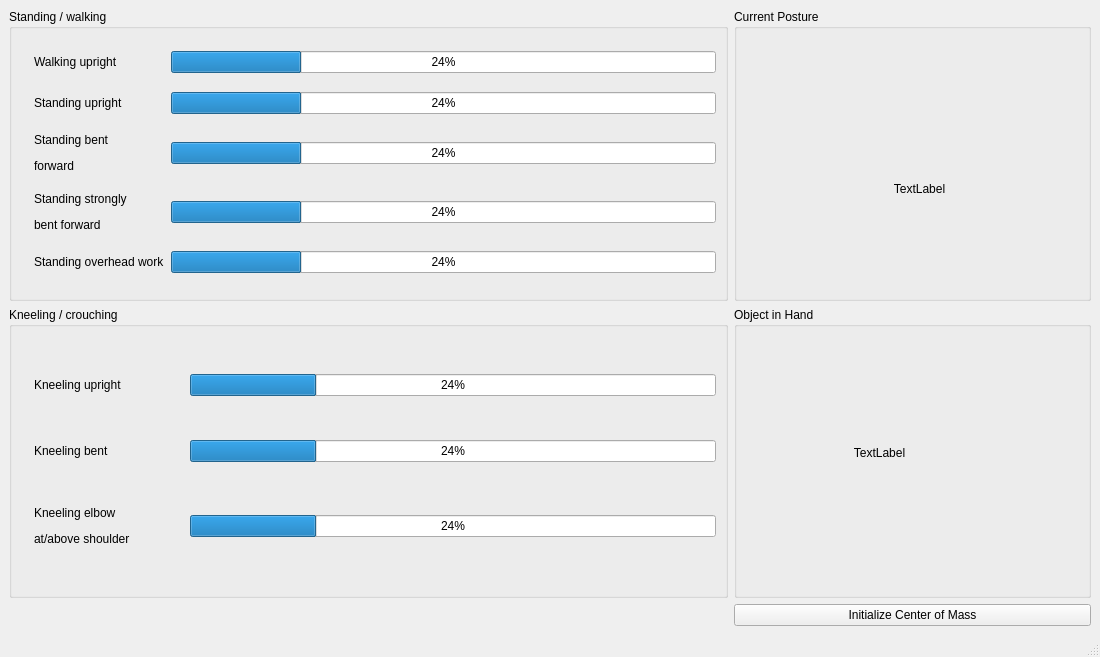
<?xml version="1.0" encoding="UTF-8"?>
<ui version="4.0">
 <class>MainWindow</class>
 <widget class="QMainWindow" name="MainWindow">
  <property name="geometry">
   <rect>
    <x>0</x>
    <y>0</y>
    <width>1100</width>
    <height>657</height>
   </rect>
  </property>
  <property name="sizePolicy">
   <sizepolicy hsizetype="Minimum" vsizetype="Minimum">
    <horstretch>0</horstretch>
    <verstretch>0</verstretch>
   </sizepolicy>
  </property>
  <property name="minimumSize">
   <size>
    <width>400</width>
    <height>400</height>
   </size>
  </property>
  <property name="windowTitle">
   <string>AnDy Activity Recognition</string>
  </property>
  <widget class="QWidget" name="centralwidget">
   <layout class="QGridLayout" name="gridLayout_2">
    <item row="1" column="0" colspan="2">
     <widget class="QGroupBox" name="groupBox_2">
      <property name="sizePolicy">
       <sizepolicy hsizetype="Expanding" vsizetype="Expanding">
        <horstretch>0</horstretch>
        <verstretch>0</verstretch>
       </sizepolicy>
      </property>
      <property name="title">
       <string>Kneeling / crouching</string>
      </property>
      <layout class="QGridLayout" name="gridLayout_3">
       <item row="3" column="3">
        <widget class="QProgressBar" name="kneeling_elbow">
         <property name="value">
          <number>24</number>
         </property>
        </widget>
       </item>
       <item row="1" column="3">
        <widget class="QProgressBar" name="kneeling_upright">
         <property name="value">
          <number>24</number>
         </property>
        </widget>
       </item>
       <item row="1" column="1">
        <widget class="QLabel" name="label_13">
         <property name="minimumSize">
          <size>
           <width>150</width>
           <height>0</height>
          </size>
         </property>
         <property name="text">
          <string>Kneeling upright</string>
         </property>
        </widget>
       </item>
       <item row="1" column="0">
        <widget class="QLabel" name="label_14">
         <property name="text">
          <string/>
         </property>
         <property name="pixmap">
          <pixmap>../../app/figs/kneeling12.png</pixmap>
         </property>
        </widget>
       </item>
       <item row="3" column="1">
        <widget class="QLabel" name="label_18">
         <property name="text">
          <string>&lt;html&gt;&lt;head/&gt;&lt;body&gt;&lt;p&gt;Kneeling elbow&lt;/p&gt;&lt;p&gt;at/above shoulder&lt;/p&gt;&lt;/body&gt;&lt;/html&gt;</string>
         </property>
        </widget>
       </item>
       <item row="2" column="0">
        <widget class="QLabel" name="label_15">
         <property name="text">
          <string/>
         </property>
         <property name="pixmap">
          <pixmap>../../app/figs/kneeling13.png</pixmap>
         </property>
        </widget>
       </item>
       <item row="2" column="3">
        <widget class="QProgressBar" name="kneeling_bent">
         <property name="value">
          <number>24</number>
         </property>
        </widget>
       </item>
       <item row="3" column="0">
        <widget class="QLabel" name="label_16">
         <property name="text">
          <string/>
         </property>
         <property name="pixmap">
          <pixmap>../../app/figs/kneeling14.png</pixmap>
         </property>
        </widget>
       </item>
       <item row="2" column="1">
        <widget class="QLabel" name="label_17">
         <property name="text">
          <string>Kneeling bent</string>
         </property>
        </widget>
       </item>
      </layout>
     </widget>
    </item>
    <item row="0" column="2">
     <widget class="QGroupBox" name="current_porture">
      <property name="title">
       <string>Current Posture</string>
      </property>
      <widget class="QLabel" name="current_activity_image">
       <property name="geometry">
        <rect>
         <x>50</x>
         <y>40</y>
         <width>271</width>
         <height>280</height>
        </rect>
       </property>
       <property name="minimumSize">
        <size>
         <width>50</width>
         <height>50</height>
        </size>
       </property>
       <property name="text">
        <string>TextLabel</string>
       </property>
       <property name="alignment">
        <set>Qt::AlignCenter</set>
       </property>
      </widget>
     </widget>
    </item>
    <item row="0" column="0" colspan="2">
     <widget class="QGroupBox" name="groupBox">
      <property name="sizePolicy">
       <sizepolicy hsizetype="Expanding" vsizetype="Expanding">
        <horstretch>0</horstretch>
        <verstretch>0</verstretch>
       </sizepolicy>
      </property>
      <property name="title">
       <string>Standing / walking</string>
      </property>
      <layout class="QGridLayout" name="gridLayout">
       <item row="3" column="1">
        <widget class="QLabel" name="label_8">
         <property name="text">
          <string>&lt;html&gt;&lt;head/&gt;&lt;body&gt;&lt;p&gt;Standing strongly &lt;/p&gt;&lt;p&gt;bent forward&lt;/p&gt;&lt;/body&gt;&lt;/html&gt;</string>
         </property>
        </widget>
       </item>
       <item row="3" column="2">
        <widget class="QProgressBar" name="standing_strongly_bent">
         <property name="value">
          <number>24</number>
         </property>
        </widget>
       </item>
       <item row="1" column="1">
        <widget class="QLabel" name="label_5">
         <property name="text">
          <string>Standing upright</string>
         </property>
        </widget>
       </item>
       <item row="0" column="1">
        <widget class="QLabel" name="label_4">
         <property name="text">
          <string>Walking upright</string>
         </property>
        </widget>
       </item>
       <item row="0" column="0">
        <widget class="QLabel" name="label_3">
         <property name="text">
          <string/>
         </property>
         <property name="pixmap">
          <pixmap>../../app/figs/walking0.png</pixmap>
         </property>
        </widget>
       </item>
       <item row="2" column="2">
        <widget class="QProgressBar" name="standing_bent_forward">
         <property name="value">
          <number>24</number>
         </property>
        </widget>
       </item>
       <item row="1" column="0">
        <widget class="QLabel" name="label_2">
         <property name="text">
          <string/>
         </property>
         <property name="pixmap">
          <pixmap>../../app/figs/standing2.png</pixmap>
         </property>
        </widget>
       </item>
       <item row="2" column="0">
        <widget class="QLabel" name="label">
         <property name="text">
          <string/>
         </property>
         <property name="pixmap">
          <pixmap>../../app/figs/standing3.png</pixmap>
         </property>
        </widget>
       </item>
       <item row="0" column="2">
        <widget class="QProgressBar" name="walking_upright">
         <property name="value">
          <number>24</number>
         </property>
         <property name="invertedAppearance">
          <bool>false</bool>
         </property>
        </widget>
       </item>
       <item row="1" column="2">
        <widget class="QProgressBar" name="standing_upright">
         <property name="value">
          <number>24</number>
         </property>
        </widget>
       </item>
       <item row="2" column="1">
        <widget class="QLabel" name="label_6">
         <property name="text">
          <string>&lt;html&gt;&lt;head/&gt;&lt;body&gt;&lt;p&gt;Standing bent&lt;/p&gt;&lt;p&gt;forward&lt;/p&gt;&lt;/body&gt;&lt;/html&gt;</string>
         </property>
        </widget>
       </item>
       <item row="3" column="0">
        <widget class="QLabel" name="label_7">
         <property name="text">
          <string/>
         </property>
         <property name="pixmap">
          <pixmap>../../app/figs/standing4.png</pixmap>
         </property>
        </widget>
       </item>
       <item row="4" column="2">
        <widget class="QProgressBar" name="standing_overhead_hands">
         <property name="value">
          <number>24</number>
         </property>
        </widget>
       </item>
       <item row="4" column="0">
        <widget class="QLabel" name="label_11">
         <property name="text">
          <string/>
         </property>
         <property name="pixmap">
          <pixmap>../../app/figs/standing6.png</pixmap>
         </property>
        </widget>
       </item>
       <item row="4" column="1">
        <widget class="QLabel" name="label_12">
         <property name="text">
          <string>&lt;html&gt;&lt;head/&gt;&lt;body&gt;&lt;p&gt;Standing overhead work&lt;/p&gt;&lt;/body&gt;&lt;/html&gt;</string>
         </property>
        </widget>
       </item>
      </layout>
     </widget>
    </item>
    <item row="1" column="2">
     <widget class="QGroupBox" name="detection_object">
      <property name="title">
       <string>Object in Hand</string>
      </property>
      <widget class="QLabel" name="object_in_hand">
       <property name="geometry">
        <rect>
         <x>70</x>
         <y>60</y>
         <width>151</width>
         <height>171</height>
        </rect>
       </property>
       <property name="text">
        <string>TextLabel</string>
       </property>
       <property name="alignment">
        <set>Qt::AlignCenter</set>
       </property>
      </widget>
     </widget>
    </item>
    <item row="2" column="2">
     <widget class="QPushButton" name="InitButton">
      <property name="text">
       <string>Initialize Center of Mass</string>
      </property>
      <property name="autoDefault">
       <bool>false</bool>
      </property>
     </widget>
    </item>
   </layout>
  </widget>
  <widget class="QStatusBar" name="statusbar"/>
  <action name="actionAndy_Recognition">
   <property name="text">
    <string>Andy Recognition</string>
   </property>
  </action>
 </widget>
 <resources/>
 <connections/>
</ui>
